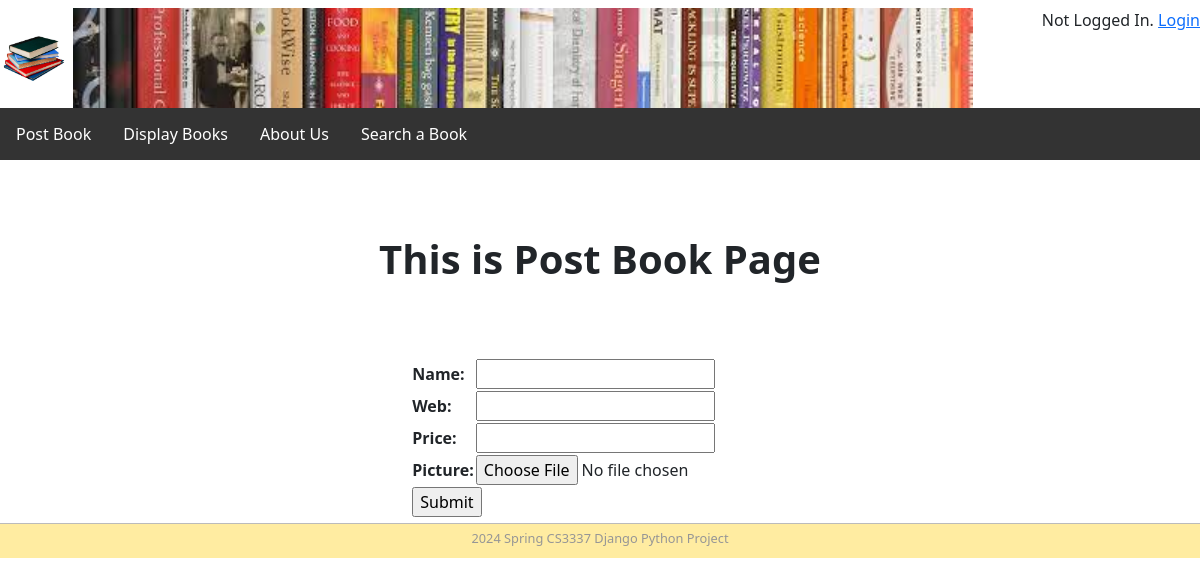
Before: /postbook with the older database file.
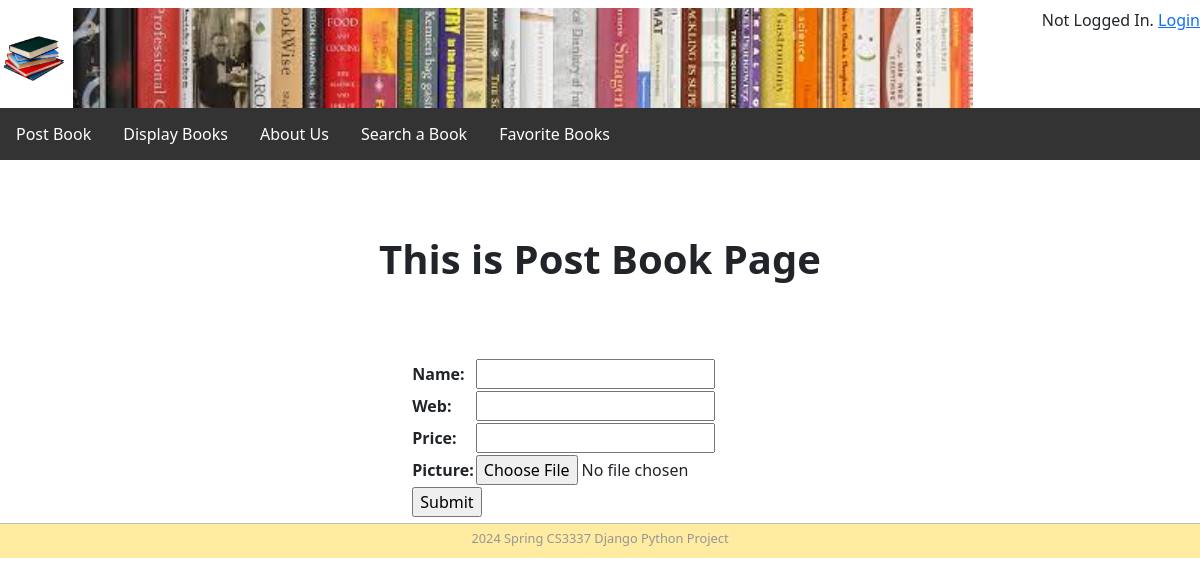
After: the same page with the newer database file.
### bookMng/models.py (models this page shows, shortened)
class MainMenu(models.Model):
    item = models.CharField(max_length=200, unique=True)
    link = models.CharField(max_length=200, unique=True)

### bookMng/views.py (the view)
# urls.py: path('postbook', views.postbook, name='postbook'),
def postbook(request):
    submitted = False
    if request.method == 'POST':
        form = BookForm(request.POST, request.FILES)
        if form.is_valid():
            book = form.save(commit=False)
            try:
                book.username = request.user
            except Exception:
                pass
            book.save()
            return HttpResponseRedirect('/postbook?submitted=True')
    else:
        form = BookForm()
        if 'submitted' in request.GET:
            submitted = True
    return render(request,
                  'bookMng/postbook.html',
                  {
                      'form': form,
                      'item_list': MainMenu.objects.all(),
                      'submitted': submitted,
                  }
                  )

### bookMng/forms.py
class BookForm(ModelForm):
    class Meta:
        model = Book
        fields = [
            'name',
            'web',
            'price',
            'picture',
        ]

### bookEx/templates/bookMng/postbook.html (shortened to what this page needs)
{% extends "base.html" %}
{% load static %}
{% block sidenav %}
   {% for item in item_list %}
     <li>
       <a href="{{ item.link }}"> {{ item.item }} </a>
     </li>
   {% endfor %}
{% endblock sidenav %}
{% block content %}
<h1> This is Post Book Page</h1>
{% if submitted %}
<p> Post Book Successfully!</p>
{% else %}
<form action="" enctype="multipart/form-data" method="post" novalidate>
    <table class="centeredtable">
        {{ form.as_table }}
        <tr>
          <td colspan="2">
              <input type="submit" value="Submit">
          </td>
        </tr>
    </table>
</form>
{% endif %}
{% endblock content %}

Changed rows visible on the page:
added MainMenu: item "Favorite Books"
